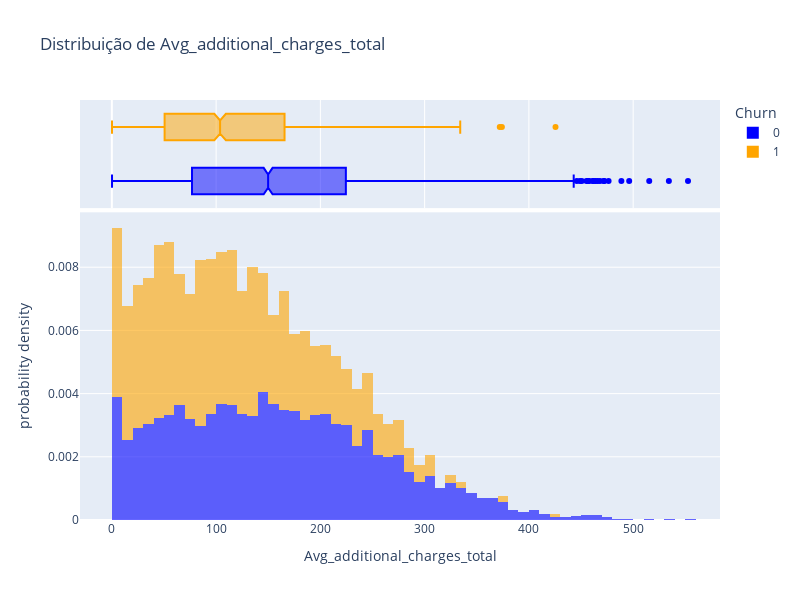
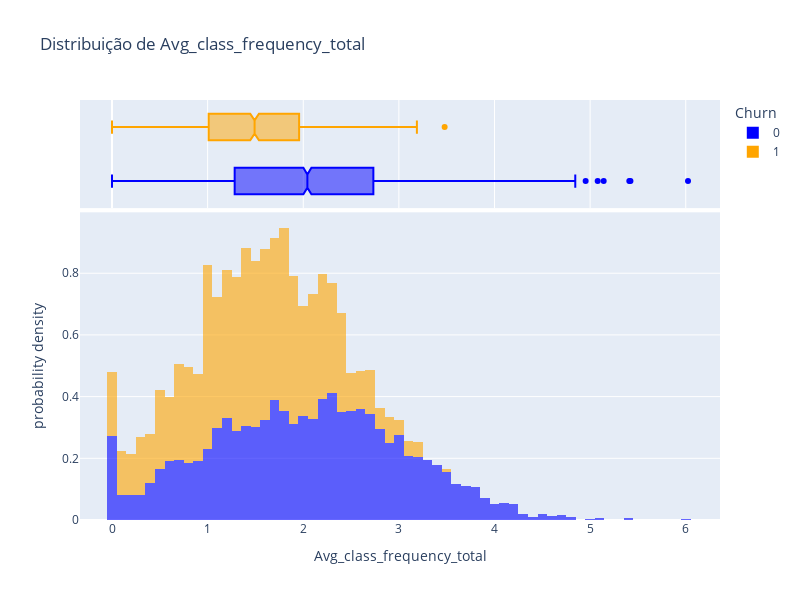
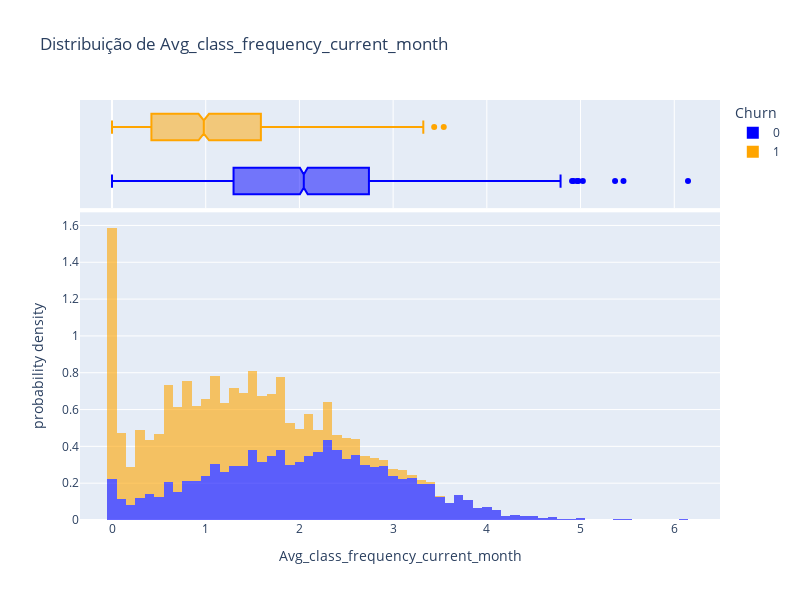
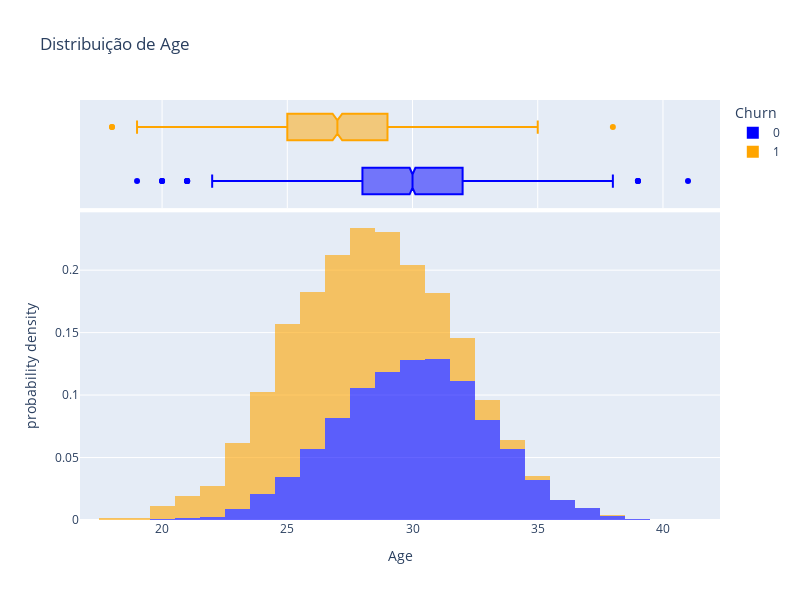

The notebook cell these images were saved under, in order:
### Markdown cell above
As Variáveis Discretas não mostram muito, apenas valores absolutos a respeito dos dados, dados com a maior quantidade de clientes tendem a ter maiores quantidades de saída também. Mas pode se perceber que essa é uma academia onde os maior número de frequentadores moram perto dela, ou seja, a maioria tem fácil acesso.

### Code cell
#Plotando as Variáveis Quantitativas Continuas


churn_list= df['Churn'].unique()

for col in continuous:
    fig = px.histogram(df, 
                       x=df[col], 
                       color='Churn',
                       opacity=0.60, 
                       marginal='box',
                       histnorm='probability density', 
                       title="Distribuição de {}".format(col),
                       width = 800,
                       height= 600,
                       color_discrete_map={churn_list[0]:'blue',
                                           churn_list[1]:'orange'
                                           })
    fig.show()

### Figure 1 — Plotly figure (JSON) as saved in the notebook; plotly's stock layout.template omitted (floating-point values rounded to 4 significant figures; data arrays with more than 128 entries replaced by an {"elided": "..."} marker saying what was removed)
{"data": [{"alignmentgroup": "True", "bingroup": "x", "histnorm": "probability density", "hovertemplate": "Churn=0<br>Avg_additional_charges_total=%{x}<br>probability density=%{y}<extra></extra>", "legendgroup": "0", "marker": {"color": "blue", "opacity": 0.6, "pattern": {"shape": ""}}, "name": "0", "offsetgroup": "0", "orientation": "v", "showlegend": true, "type": "histogram", "x": {"elided": "2939 float values"}, "xaxis": "x", "yaxis": "y"}, {"alignmentgroup": "True", "hovertemplate": "Churn=0<br>Avg_additional_charges_total=%{x}<extra></extra>", "legendgroup": "0", "marker": {"color": "blue"}, "name": "0", "notched": true, "offsetgroup": "0", "showlegend": false, "type": "box", "x": {"elided": "2939 float values"}, "xaxis": "x2", "yaxis": "y2"}, {"alignmentgroup": "True", "bingroup": "x", "histnorm": "probability density", "hovertemplate": "Churn=1<br>Avg_additional_charges_total=%{x}<br>probability density=%{y}<extra></extra>", "legendgroup": "1", "marker": {"color": "orange", "opacity": 0.6, "pattern": {"shape": ""}}, "name": "1", "offsetgroup": "1", "orientation": "v", "showlegend": true, "type": "histogram", "x": {"elided": "1061 float values"}, "xaxis": "x", "yaxis": "y"}, {"alignmentgroup": "True", "hovertemplate": "Churn=1<br>Avg_additional_charges_total=%{x}<extra></extra>", "legendgroup": "1", "marker": {"color": "orange"}, "name": "1", "notched": true, "offsetgroup": "1", "showlegend": false, "type": "box", "x": {"elided": "1061 float values"}, "xaxis": "x2", "yaxis": "y2"}], "layout": {"barmode": "relative", "height": 600, "legend": {"title": {"text": "Churn"}, "tracegroupgap": 0}, "title": {"text": "Distribuição de Avg_additional_charges_total"}, "width": 800, "xaxis": {"anchor": "y", "domain": [0, 1], "title": {"text": "Avg_additional_charges_total"}}, "xaxis2": {"anchor": "y2", "domain": [0, 1], "matches": "x", "showgrid": true, "showticklabels": false}, "yaxis": {"anchor": "x", "domain": [0, 0.7326], "title": {"text": "probability density"}}, "yaxis2": {"anchor": "x2", "domain": [0.7426, 1], "matches": "y2", "showgrid": false, "showline": false, "showticklabels": false, "ticks": ""}}}

### Figure 2 — Plotly figure (JSON) as saved in the notebook; plotly's stock layout.template omitted (floating-point values rounded to 4 significant figures; data arrays with more than 128 entries replaced by an {"elided": "..."} marker saying what was removed)
{"data": [{"alignmentgroup": "True", "bingroup": "x", "histnorm": "probability density", "hovertemplate": "Churn=0<br>Avg_class_frequency_total=%{x}<br>probability density=%{y}<extra></extra>", "legendgroup": "0", "marker": {"color": "blue", "opacity": 0.6, "pattern": {"shape": ""}}, "name": "0", "offsetgroup": "0", "orientation": "v", "showlegend": true, "type": "histogram", "x": {"elided": "2939 float values"}, "xaxis": "x", "yaxis": "y"}, {"alignmentgroup": "True", "hovertemplate": "Churn=0<br>Avg_class_frequency_total=%{x}<extra></extra>", "legendgroup": "0", "marker": {"color": "blue"}, "name": "0", "notched": true, "offsetgroup": "0", "showlegend": false, "type": "box", "x": {"elided": "2939 float values"}, "xaxis": "x2", "yaxis": "y2"}, {"alignmentgroup": "True", "bingroup": "x", "histnorm": "probability density", "hovertemplate": "Churn=1<br>Avg_class_frequency_total=%{x}<br>probability density=%{y}<extra></extra>", "legendgroup": "1", "marker": {"color": "orange", "opacity": 0.6, "pattern": {"shape": ""}}, "name": "1", "offsetgroup": "1", "orientation": "v", "showlegend": true, "type": "histogram", "x": {"elided": "1061 float values"}, "xaxis": "x", "yaxis": "y"}, {"alignmentgroup": "True", "hovertemplate": "Churn=1<br>Avg_class_frequency_total=%{x}<extra></extra>", "legendgroup": "1", "marker": {"color": "orange"}, "name": "1", "notched": true, "offsetgroup": "1", "showlegend": false, "type": "box", "x": {"elided": "1061 float values"}, "xaxis": "x2", "yaxis": "y2"}], "layout": {"barmode": "relative", "height": 600, "legend": {"title": {"text": "Churn"}, "tracegroupgap": 0}, "title": {"text": "Distribuição de Avg_class_frequency_total"}, "width": 800, "xaxis": {"anchor": "y", "domain": [0, 1], "title": {"text": "Avg_class_frequency_total"}}, "xaxis2": {"anchor": "y2", "domain": [0, 1], "matches": "x", "showgrid": true, "showticklabels": false}, "yaxis": {"anchor": "x", "domain": [0, 0.7326], "title": {"text": "probability density"}}, "yaxis2": {"anchor": "x2", "domain": [0.7426, 1], "matches": "y2", "showgrid": false, "showline": false, "showticklabels": false, "ticks": ""}}}

### Figure 3 — Plotly figure (JSON) as saved in the notebook; plotly's stock layout.template omitted (floating-point values rounded to 4 significant figures; data arrays with more than 128 entries replaced by an {"elided": "..."} marker saying what was removed)
{"data": [{"alignmentgroup": "True", "bingroup": "x", "histnorm": "probability density", "hovertemplate": "Churn=0<br>Avg_class_frequency_current_month=%{x}<br>probability density=%{y}<extra></extra>", "legendgroup": "0", "marker": {"color": "blue", "opacity": 0.6, "pattern": {"shape": ""}}, "name": "0", "offsetgroup": "0", "orientation": "v", "showlegend": true, "type": "histogram", "x": {"elided": "2939 float values"}, "xaxis": "x", "yaxis": "y"}, {"alignmentgroup": "True", "hovertemplate": "Churn=0<br>Avg_class_frequency_current_month=%{x}<extra></extra>", "legendgroup": "0", "marker": {"color": "blue"}, "name": "0", "notched": true, "offsetgroup": "0", "showlegend": false, "type": "box", "x": {"elided": "2939 float values"}, "xaxis": "x2", "yaxis": "y2"}, {"alignmentgroup": "True", "bingroup": "x", "histnorm": "probability density", "hovertemplate": "Churn=1<br>Avg_class_frequency_current_month=%{x}<br>probability density=%{y}<extra></extra>", "legendgroup": "1", "marker": {"color": "orange", "opacity": 0.6, "pattern": {"shape": ""}}, "name": "1", "offsetgroup": "1", "orientation": "v", "showlegend": true, "type": "histogram", "x": {"elided": "1061 float values"}, "xaxis": "x", "yaxis": "y"}, {"alignmentgroup": "True", "hovertemplate": "Churn=1<br>Avg_class_frequency_current_month=%{x}<extra></extra>", "legendgroup": "1", "marker": {"color": "orange"}, "name": "1", "notched": true, "offsetgroup": "1", "showlegend": false, "type": "box", "x": {"elided": "1061 float values"}, "xaxis": "x2", "yaxis": "y2"}], "layout": {"barmode": "relative", "height": 600, "legend": {"title": {"text": "Churn"}, "tracegroupgap": 0}, "title": {"text": "Distribuição de Avg_class_frequency_current_month"}, "width": 800, "xaxis": {"anchor": "y", "domain": [0, 1], "title": {"text": "Avg_class_frequency_current_month"}}, "xaxis2": {"anchor": "y2", "domain": [0, 1], "matches": "x", "showgrid": true, "showticklabels": false}, "yaxis": {"anchor": "x", "domain": [0, 0.7326], "title": {"text": "probability density"}}, "yaxis2": {"anchor": "x2", "domain": [0.7426, 1], "matches": "y2", "showgrid": false, "showline": false, "showticklabels": false, "ticks": ""}}}

### Figure 4 — Plotly figure (JSON) as saved in the notebook; plotly's stock layout.template omitted (floating-point values rounded to 4 significant figures; data arrays with more than 128 entries replaced by an {"elided": "..."} marker saying what was removed)
{"data": [{"alignmentgroup": "True", "bingroup": "x", "histnorm": "probability density", "hovertemplate": "Churn=0<br>Age=%{x}<br>probability density=%{y}<extra></extra>", "legendgroup": "0", "marker": {"color": "blue", "opacity": 0.6, "pattern": {"shape": ""}}, "name": "0", "offsetgroup": "0", "orientation": "v", "showlegend": true, "type": "histogram", "x": {"elided": "2939 int values"}, "xaxis": "x", "yaxis": "y"}, {"alignmentgroup": "True", "hovertemplate": "Churn=0<br>Age=%{x}<extra></extra>", "legendgroup": "0", "marker": {"color": "blue"}, "name": "0", "notched": true, "offsetgroup": "0", "showlegend": false, "type": "box", "x": {"elided": "2939 int values"}, "xaxis": "x2", "yaxis": "y2"}, {"alignmentgroup": "True", "bingroup": "x", "histnorm": "probability density", "hovertemplate": "Churn=1<br>Age=%{x}<br>probability density=%{y}<extra></extra>", "legendgroup": "1", "marker": {"color": "orange", "opacity": 0.6, "pattern": {"shape": ""}}, "name": "1", "offsetgroup": "1", "orientation": "v", "showlegend": true, "type": "histogram", "x": {"elided": "1061 int values"}, "xaxis": "x", "yaxis": "y"}, {"alignmentgroup": "True", "hovertemplate": "Churn=1<br>Age=%{x}<extra></extra>", "legendgroup": "1", "marker": {"color": "orange"}, "name": "1", "notched": true, "offsetgroup": "1", "showlegend": false, "type": "box", "x": {"elided": "1061 int values"}, "xaxis": "x2", "yaxis": "y2"}], "layout": {"barmode": "relative", "height": 600, "legend": {"title": {"text": "Churn"}, "tracegroupgap": 0}, "title": {"text": "Distribuição de Age"}, "width": 800, "xaxis": {"anchor": "y", "domain": [0, 1], "title": {"text": "Age"}}, "xaxis2": {"anchor": "y2", "domain": [0, 1], "matches": "x", "showgrid": true, "showticklabels": false}, "yaxis": {"anchor": "x", "domain": [0, 0.7326], "title": {"text": "probability density"}}, "yaxis2": {"anchor": "x2", "domain": [0.7426, 1], "matches": "y2", "showgrid": false, "showline": false, "showticklabels": false, "ticks": ""}}}
